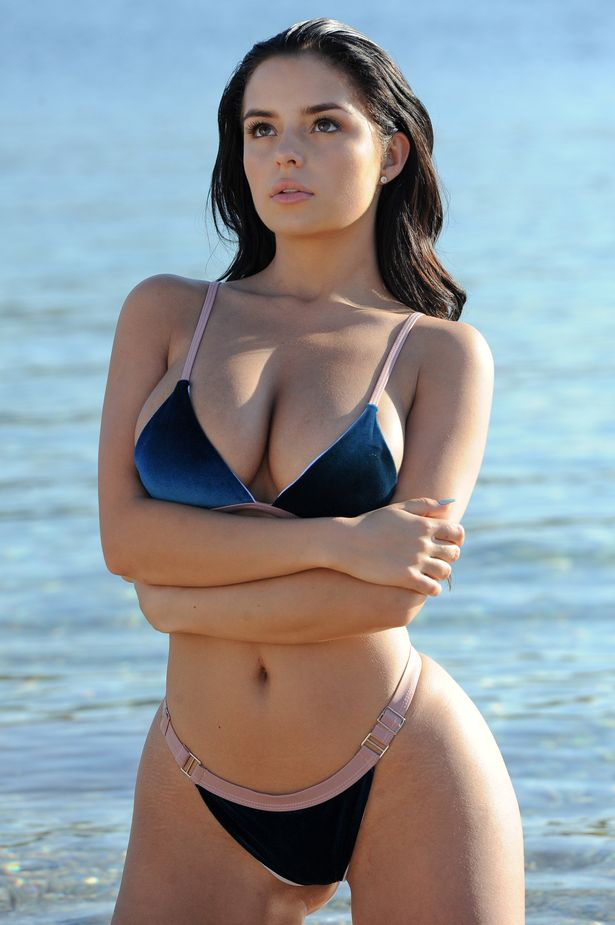
#> input picture 11Computer Vision with Python 3/7Introduction to Computer Vision using OpenCV/images/image.jpg, 615 x 925 px
$ python i5translation.py
#> lines starting #> are read from the running program, lines starting #| are printed output that depends on the picture
import cv2
import numpy as np
img = cv2.imread("images/image.jpg")
#> img is the input picture: shape (925, 615, 3); mean B, G, R 156.1, 151.1, 144.3
r,c = img.shape[:2]
#> r = 925; c = 615
M = np.float32([[1,0,100],[0,1,100]])
new_img = cv2.warpAffine(img,M,(c,r))
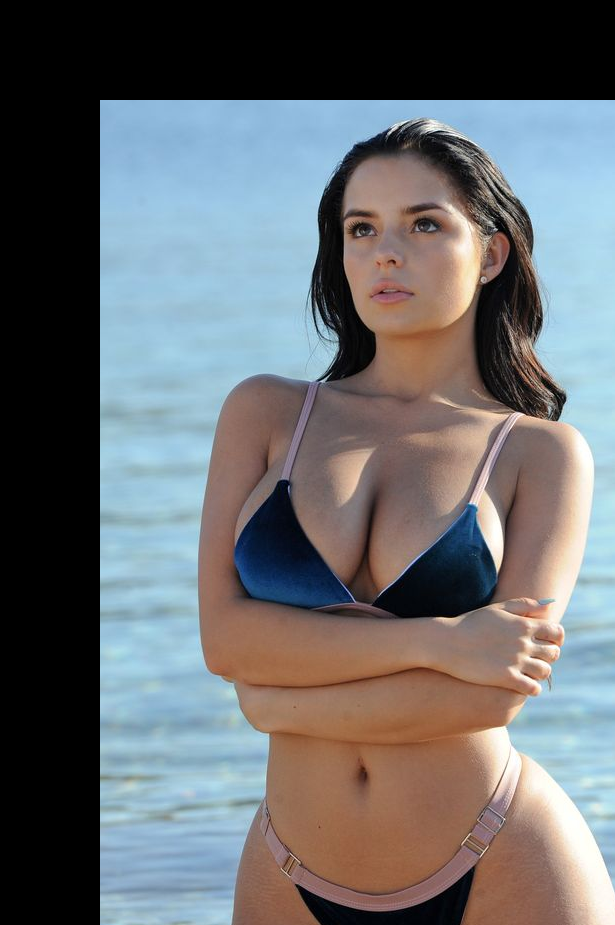
#> new_img: shape (925, 615, 3); mean B, G, R 110.5, 107.6, 105.5
cv2.imwrite("images/translation.jpg", new_img)
cv2.imshow("translation", new_img)

cv2.waitKey(0)
cv2.destroyAllWindows()

$ run again, with 11Computer Vision with Python 3/7Introduction to Computer Vision using OpenCV/images/template.jpg copied over 11Computer Vision with Python 3/7Introduction to Computer Vision using OpenCV/images/image.jpg
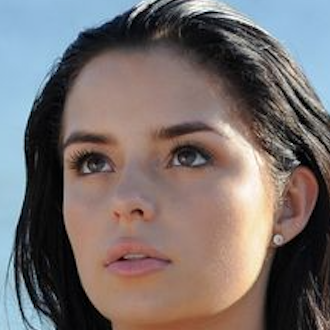
#> input picture 11Computer Vision with Python 3/7Introduction to Computer Vision using OpenCV/images/template.jpg, 330 x 330 px
#> img is the input picture: shape (330, 330, 3); mean B, G, R 108.3, 110, 119.1
#> `new_img = cv2.warpAffine(img,M,(c,r))`:
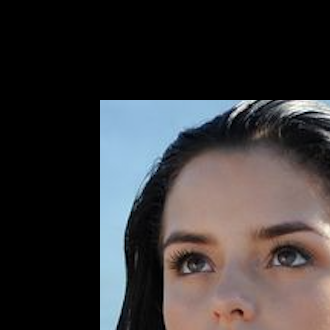
#> new_img: shape (330, 330, 3); mean B, G, R 55.7, 54.6, 57.3
